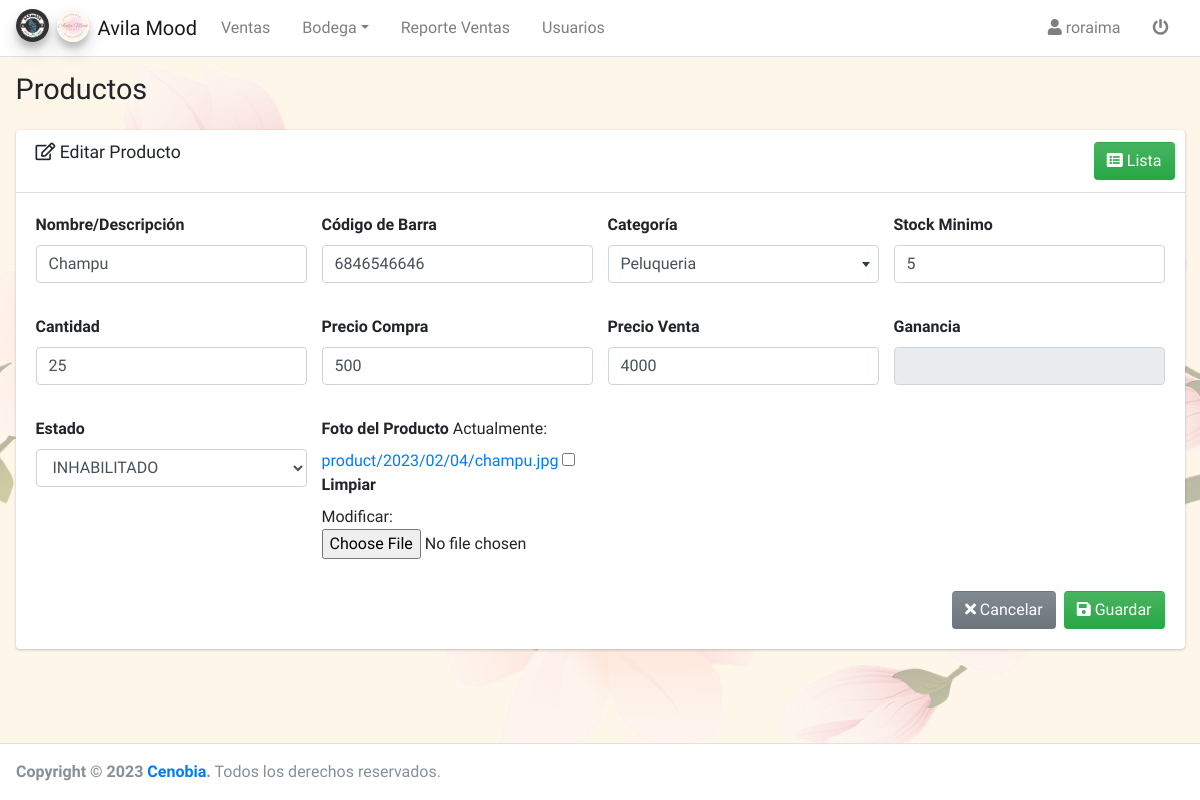
/product/product/edit/1/ (signed in), run on the app's committed database.
### user/models.py (models this page shows, shortened)
class User(AbstractUser):
    first_name = models.CharField(max_length=100, verbose_name='Nombre')
    last_name = models.CharField(max_length=100, verbose_name='Apellido', null=True, blank=True)
    rut = models.CharField(max_length=15, unique=True, null=True, blank=True, verbose_name='RUT/Pasaporte')
    internal_code = models.CharField(max_length=15, unique=True, null=True, blank=True, verbose_name='Código Interno')
    phone = models.CharField(max_length=15, blank=True, null=True, verbose_name='Teléfono')
    email = models.EmailField(blank=True, null=True, verbose_name='Correo')
    address = models.CharField(max_length=150, null=True, blank=True, verbose_name='Dirección')
    blood_type = models.CharField(max_length=15, null=True, blank=True, choices=blood_type_choices, verbose_name='Tipo de Sangre')
    allergy = models.CharField(max_length=200, null=True, blank=True, verbose_name='Alergias')
    contact_name = models.CharField(max_length=100, null=True, blank=True, verbose_name='Persona de Contacto')
    contact_phone = models.CharField(max_length=15, null=True, blank=True, verbose_name='Teléfono de Contacto')

### product/models.py (models this page shows, shortened)
class Product(BaseModel):
    name = models.CharField(max_length=200, unique=True, verbose_name='Nombre/Descripción')
    barcode = models.CharField(max_length=20, unique=True, verbose_name='Código de Barra')
    category = models.ForeignKey(Category, on_delete=models.PROTECT, verbose_name='Categoría')
    range_stock = models.IntegerField(verbose_name='Stock Minimo')
    cant = models.IntegerField(verbose_name='Cantidad')
    price_purchase = models.IntegerField(verbose_name='Precio Compra')
    price_sale = models.IntegerField(verbose_name='Precio Venta')
    ganancy = models.IntegerField(verbose_name='Ganancia', null=True, blank=True)
    status = models.CharField(max_length=15, choices=[('ACTIVO', 'ACTIVO'), ('INHABILITADO', 'INHABILITADO')],
                              default='ACTIVO', verbose_name='Estado')
    photo = models.ImageField(upload_to='product/%Y/%m/%d', null=True, blank=True, verbose_name='Foto del Producto', validators=[validate_image_size])
    class Meta:
        verbose_name = 'Producto'
        verbose_name_plural = 'Productos'

### product/views.py (the view, shortened to what this page needs)
# urls.py: path('product/edit/<pk>/', ProductUpdateView.as_view(), name='product_edit'),
class ProductUpdateView(LoginRequiredMixin, PermissionRequiredMixin, UpdateView):
    permission_required = 'product.change_product'
    model = Product
    template_name = 'product/product/add.html'
    form_class = ProductForm
    success_url = reverse_lazy('product_list')
    def dispatch(self, request, *args, **kwargs):
        self.object = self.get_object()
        return super().dispatch(request, *args, **kwargs)
    def get_context_data(self, **kwargs):
        context = super().get_context_data(**kwargs)
        context['title'] = 'Productos'
        context['content_title'] = 'Editar Producto'
        context['create_url'] = reverse_lazy('product_add')
        context['list_url'] = reverse_lazy('product_list')
        context['action'] = 'edit'
        return context

### product/models.py (called while the page is built)
    def __str__(self):
        return self.name

### product/templates/product/product/add.html (shortened to what this page needs)
{% extends 'core/add.html' %}

### core/templates/core/add.html (shortened to what this page needs)
{% extends 'core/base.html' %}
{% load static %}
{% block head %}
<link rel="stylesheet" href="{% static 'core/lib/select2/css/select2.min.css' %}">
<link rel="stylesheet" href="{% static 'core/lib/select2/css/select2-bootstrap4.min.css' %}">
{% endblock %}
{% block content %}
<div class="card">
    <div class="card-header">
        <h3 class="card-title">
            {% if action == 'add' %}
            <i class="fas fa-plus"></i>
            {% else %}
            <i class="far fa-edit"></i>
            {% endif %}
            {{content_title}}
        </h3>
        {% block btn_list %}
        <div class="card-tools">
            <a href="{{ list_url }}" class="btn bg-gradient-success">
                <i class="fas fa-list-alt"></i> Lista
            </a>
        </div>
        {% endblock %}
    </div>
    <div class="card-body">
        <form method="post" action="." class="form-validate" enctype="multipart/form-data">
            <div class="row">
                {% for field in form.visible_fields %}
                <div class="col-lg-3 col-md-6 col-sm-12 mb-3">
                    <div class="form-group">
                        <label>
                            {{ field.label }}
                        </label>
                        {{ field }}
                    </div>
                </div>
                {% endfor %}
            </div>
            {% block btn_add %}
            <div class="d-flex justify-content-end">
                <a href="{{ list_url }}" class="btn bg-gradient-secondary mr-2">
                    <i class="fas fa-times"></i> Cancelar
                </a>
                <button type="submit" class="btn bg-gradient-success">
                    <i class="fas fa-save"></i>
                    Guardar
                </button>
            </div>
            {% endblock %}
        </form>
    </div>
</div>
{% endblock %}

### core/templates/core/base.html (shortened to what this page needs)
<!DOCTYPE html>
{% load static %}
<html lang="es">
<head>
    <link rel="stylesheet" href="{% static 'core/lib/fontawesome.css' %}">
    <link rel="stylesheet" href="{% static 'core/lib/sweetalert2/css/bootstrap-4.min.css' %}">
    <link rel="stylesheet" href="{% static 'core/lib/adminlte/css/adminlte.min.css' %}">
    {% block head %}{% endblock %}
    <link rel="stylesheet" href="{% static 'core/css/styles.css' %}">
</head>
<body class="hold-transition layout-top-nav">
<div class="wrapper">
    {% if perms.auth.add_group %}
    <nav class="main-header navbar navbar-expand-md navbar-light navbar-white hide-nav">
        <div class="container-fluid">
            <a href="#" class="navbar-brand">
                <img src="{% static 'core/img/logo_barberia.jpeg' %}" alt="Logo Avila Mood"
                     class="brand-image img-circle elevation-3" style="opacity: .8">
                <img src="{% static 'core/img/logo_estetica.jpeg' %}" alt="Logo Avila Mood"
                     class="brand-image img-circle elevation-3" style="opacity: .8">
                <span class="brand-text font-weight-light">Avila Mood</span>
            </a>
            <div class="collapse navbar-collapse order-3" id="navbarCollapse">
                <ul class="navbar-nav">
                    <li class="nav-item">
                        <a href="{% url 'sale_add' %}" class="nav-link">Ventas</a>
                    </li>
                    <li class="nav-item dropdown">
                        <a href="#" data-toggle="dropdown" aria-haspopup="true"
                           aria-expanded="false" class="nav-link dropdown-toggle">Bodega</a>
                    </li>
                    <li class="nav-item">
                        <a href="{% url 'sale_report' %}" class="nav-link">Reporte Ventas</a>
                    </li>
                    <li class="nav-item">
                        <a href="{% url 'user_list' %}" class="nav-link">Usuarios</a>
                    </li>
                </ul>
            </div>
            <ul class="order-1 order-md-3 navbar-nav navbar-no-expand ml-auto">
                <li class="nav-item dropdown">
                    <a class="nav-link" data-toggle="dropdown" href="#" aria-expanded="false">
                        <i class="fas fa-user"></i> {{request.user.username}}
                    </a>
                </li>
                <li class="nav-item">
                    <a href="{% url 'logout' %}" class="nav-link">
                        <i class="fas fa-power-off"></i>
                    </a>
                </li>
            </ul>
        </div>
    </nav>
    {% endif %}
    <div class="content-wrapper">
        <div class="content-header">
            <div class="container-fluid">
                <div class="row mb-2">
                    <div class="col-sm-6">
                        <h1 class="m-0">{{title}}</h1>
                    </div>
                    <div class="col-sm-6">
                    </div>
                </div>
            </div>
        </div>
        <div class="content">
            <div class="container-fluid">
                {% block content %}{% endblock %}
            </div>
        </div>
    </div>
    <footer class="main-footer">
        <strong>Copyright &copy; 2023 <a href="#">Cenobia</a>.</strong> Todos los derechos reservados.
    </footer>
</div>
</body>
</html>

### core/static/core/css/styles.css (style rules this page uses)
:root { --color-dark: #be3457; --color-middle: #d35278; --color-light: #e9a0b9; }
.login-page, .content-wrapper { background-image: url(../img/cerezo_2_copia.png); background-size: cover; background-position: center; background-repeat: no-repeat; background-attachment: fixed; background-color: #fef6e9; }

### data on the page
User: user.username "roraima"
Product: visible_fields "Champu" "6846546646" "5" "25" "500" "4000" "INHABILITADO"

### other printed values
{{ title }} "Productos"
{{ content_title }} "Editar Producto"
{{ field.label }} "Nombre/Descripción" "Código de Barra" "Categoría" "Stock Minimo" "Cantidad" "Precio Compra" "Precio Venta" "Ganancia" "Estado" "Foto del Producto"
